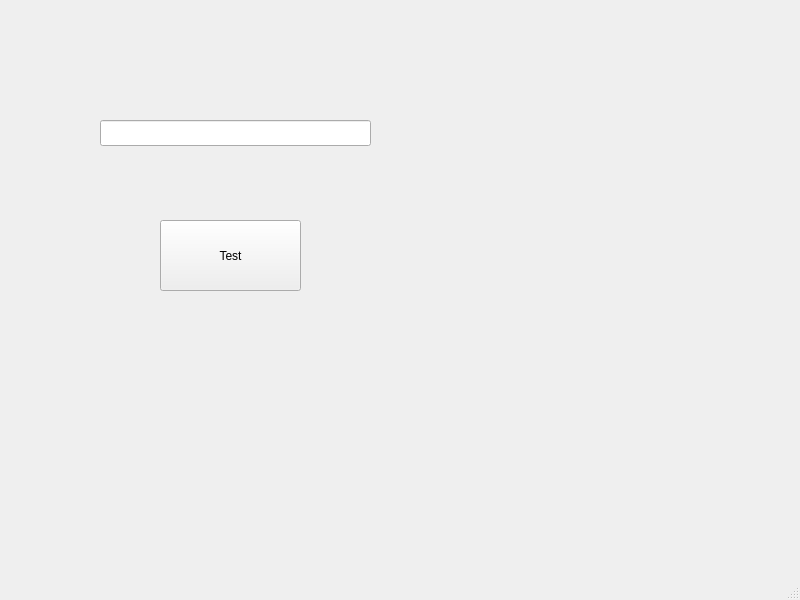
<?xml version="1.0" encoding="UTF-8"?>
<ui version="4.0">
 <class>MainWindow</class>
 <widget class="QMainWindow" name="MainWindow">
  <property name="geometry">
   <rect>
    <x>0</x>
    <y>0</y>
    <width>800</width>
    <height>600</height>
   </rect>
  </property>
  <property name="windowTitle">
   <string>MainWindow</string>
  </property>
  <widget class="QWidget" name="centralwidget">
   <widget class="QPushButton" name="pushButton">
    <property name="geometry">
     <rect>
      <x>160</x>
      <y>220</y>
      <width>141</width>
      <height>71</height>
     </rect>
    </property>
    <property name="text">
     <string>Test</string>
    </property>
   </widget>
   <widget class="QLineEdit" name="lineEdit">
    <property name="geometry">
     <rect>
      <x>100</x>
      <y>120</y>
      <width>271</width>
      <height>26</height>
     </rect>
    </property>
   </widget>
  </widget>
  <widget class="QMenuBar" name="menubar">
   <property name="geometry">
    <rect>
     <x>0</x>
     <y>0</y>
     <width>800</width>
     <height>26</height>
    </rect>
   </property>
  </widget>
  <widget class="QStatusBar" name="statusbar"/>
 </widget>
 <resources/>
 <connections/>
</ui>
